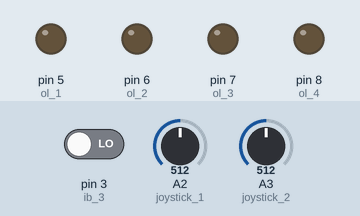
Bench run of a sketch on a simulated Arduino Uno, built with avr-gcc and run on an emulated ATmega328P. On the bench: output pins drawn as LEDs (lit = HIGH). The inputs (shaded band) are chosen by the test bench; at power-on: pin 3 (ib_3) LOW, A2 (joystick_1) = 512, A3 (joystick_2) = 512. Random numbers use the default seed unless the sketch sets one.

Above: at 1.2 s.
1.3 s: pin 3 (ib_3) driven HIGH
At 1.9 s:
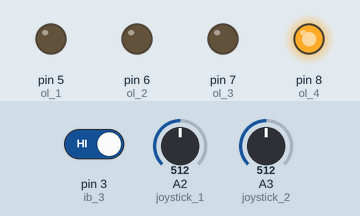
At 2.4 s:
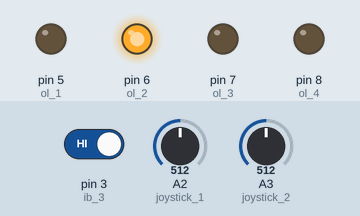
4.3 s: A2 (joystick_1) set to 483
At 5.2 s:
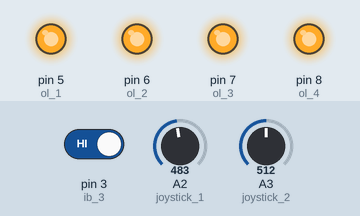
7.3 s: A2 (joystick_1) set to 510
10.3 s: A2 (joystick_1) set to 690
13.3 s: A2 (joystick_1) set to 708
Timing chart, 0 to 17.3 s (numbered marks = the images above; inputs shaded):
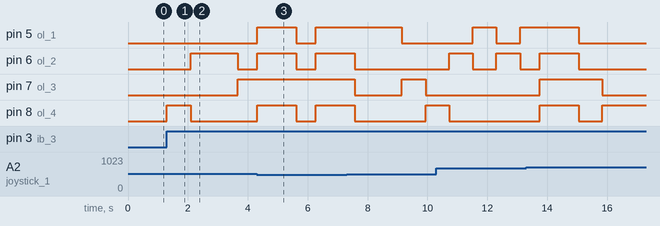

Measured:
- the behaviour switches between 501 and 500 on A2 (joystick_1) (found by bisection; images 2 and 3)
- after the input at 1.3 s, pin 6 (ol_2): LOW → HIGH after 0.79 s, → LOW 1.6 s later; pin 7 (ol_3): LOW → HIGH after 2.4 s; pin 8 (ol_4): LOW → HIGH at once, → LOW 0.79 s later
- after the input at 4.3 s, pin 6 (ol_2), pin 8 (ol_4): LOW → HIGH at once, → LOW 1.3 s later, → HIGH 0.65 s later

The sketch:

sketch_feb11a.ino
```cpp
/*
 * Simon The Game Version 1.0
 * v2.1 Pre-Release Versio
 * Sameer Al Harbi
 */
const int ib_1 = 1;
int ib_1_state;
const int ib_2 = 2;
int ib_2_state;
const int ib_3 = 3;//Start Button
int ib_3_state;
const int ib_4 = 4;
int ib_4_state;

const int ol_1 = 5;
const int ol_2 = 6;//output lights
const int ol_3 = 7;
const int ol_4 = 8;

const int buzzer_1 = 9;

const int joystick_1 = A2;//joystick x
int joyState_x;
const int joystick_2 = A3;//joystick y
int joyState_y;


int randomInt = 0;
boolean start = false;
int diff = 650;


void setup() {
  // put your setup code here, to run once:
  pinMode(ib_1,INPUT);
  pinMode(ib_2,INPUT);
  pinMode(ib_3,INPUT);
  pinMode(ib_4,INPUT);

  pinMode(ol_1,OUTPUT);
  pinMode(ol_2,OUTPUT);
  pinMode(ol_3,OUTPUT);
  pinMode(ol_4,OUTPUT);

}


void loop() {
  // put your main code here, to run repeatedly:

  ib_3_state = digitalRead(ib_3);
  if(ib_3_state==HIGH)
  {
    start = true;
  }

  if(start==true)
  {
    randomInt = random(0,4);

    switch(randomInt)//check random value
    {
      case 0://led 1
      digitalWrite(ol_1,HIGH);//turn on led
      delay(diff);
      for(int i=0;i<diff;i++)//get user input for diff milisecs
      {
        joyState_x = analogRead(joystick_1);//x
        joyState_y = analogRead(joystick_2);//y

      if(joyState_x>=700&&joyState_y>=511)//analog vale check
      {
        i = diff;//stop for loop
        digitalWrite(ol_1,HIGH);
        digitalWrite(ol_2,HIGH);
        digitalWrite(ol_3,HIGH);
        digitalWrite(ol_4,HIGH);
        delay(diff*2);
      }
      }
      break;

      case 1://led 2
      digitalWrite(ol_2,HIGH);
      delay(diff);
      for(int i=0;i<diff;i++)
      {
         joyState_x = analogRead(joystick_1);//x
         joyState_y = analogRead(joystick_2);//y

      if(joyState_x>=511&&joyState_y>=700)
      {
        i = diff;
        digitalWrite(ol_1,HIGH);
        digitalWrite(ol_2,HIGH);
        digitalWrite(ol_3,HIGH);
        digitalWrite(ol_4,HIGH);
        delay(diff*2);
      }
      }
      break;

      case 2://led 3
      digitalWrite(ol_3,HIGH);
      delay(diff);
      for(int i=0;i<diff;i++)
      {
        joyState_x = analogRead(joystick_1);//x
        joyState_y = analogRead(joystick_2);//y

      if(joyState_x<=500&&joyState_y>=500)
      {
        i = diff;
        digitalWrite(ol_1,HIGH);
        digitalWrite(ol_2,HIGH);
        digitalWrite(ol_3,HIGH);
        digitalWrite(ol_4,HIGH);
        delay(diff*2);
      }
      }
      break;

      case 3://led 4
      digitalWrite(ol_4,HIGH);
      delay(diff);
      for(int i=0;i<diff;i++)
      {
        joyState_x = analogRead(joystick_1);//x
        joyState_y = analogRead(joystick_2);//y

      if(joyState_x<=500&&joyState_y>=500)
      {
        i = diff;
        digitalWrite(ol_1,HIGH);
        digitalWrite(ol_2,HIGH);
        digitalWrite(ol_3,HIGH);
        digitalWrite(ol_4,HIGH);
        delay(diff*2);
      }
      }
      break;
    }
        //clear all
        digitalWrite(ol_1,LOW);
        digitalWrite(ol_2,LOW);
        digitalWrite(ol_3,LOW);
        digitalWrite(ol_4,LOW);
        ib_1_state = 0;
        ib_2_state = 0;
  }


}
```
